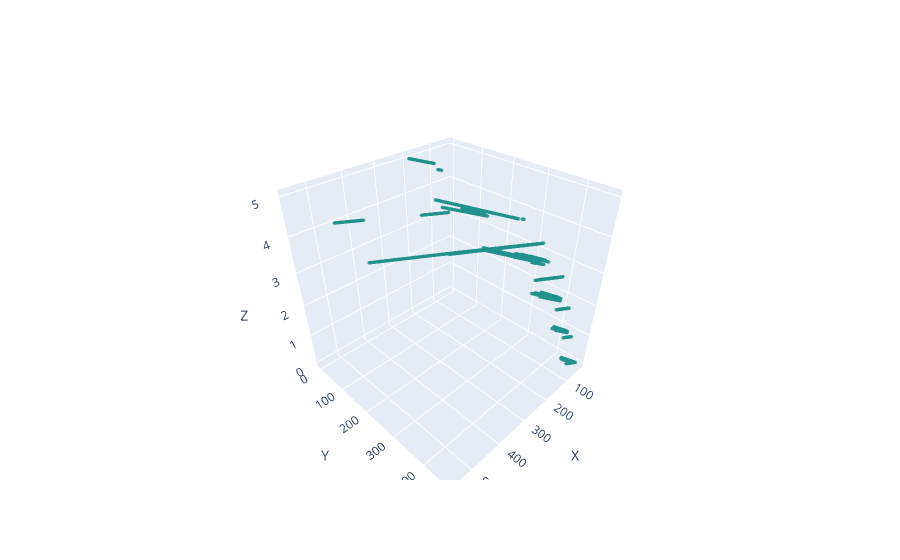

Write notebook code for a chart like this one.
### Code cell
nx, ny, nz = agg_map.shape
x, y, z = np.where(agg_map > 0.05)  # keep voxels above threshold

fig = go.Figure(data=go.Scatter3d(
    x=x,
    y=y,
    z=z,
    mode='markers',
    marker=dict(
        size=2,
        color=agg_map[x, y, z],  # color by density
        colorscale='Viridis',
        opacity=0.5
    )
))
fig.update_layout(scene=dict(
    xaxis_title='X',
    yaxis_title='Y',
    zaxis_title='Z'
))

### Figure 1 — Plotly figure (JSON) as saved in the notebook; plotly's stock layout.template omitted (floating-point values rounded to 4 significant figures; data arrays with more than 128 entries replaced by an {"elided": "..."} marker saying what was removed)
{"data": [{"marker": {"color": {"elided": "3302 float values"}, "colorscale": [[0, "#440154"], [0.1111, "#482878"], [0.2222, "#3e4989"], [0.3333, "#31688e"], [0.4444, "#26828e"], [0.5556, "#1f9e89"], [0.6667, "#35b779"], [0.7778, "#6ece58"], [0.8889, "#b5de2b"], [1, "#fde725"]], "opacity": 0.5, "size": 2}, "mode": "markers", "type": "scatter3d", "x": {"elided": "3302 int values"}, "y": {"elided": "3302 int values"}, "z": {"elided": "3302 int values"}}], "layout": {"scene": {"xaxis": {"title": {"text": "X"}}, "yaxis": {"title": {"text": "Y"}}, "zaxis": {"title": {"text": "Z"}}}}}
